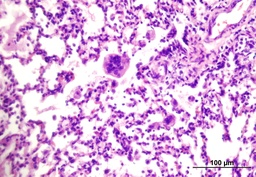
#> input picture 1.jpg, 256 x 177 px, shrunk from 1535 x 1063 before the run
$ python commpress-2.py
#> lines starting #> are read from the running program, lines starting #| are printed output that depends on the picture
import cv2
import numpy as np
import os
import sys
import json

# Quantization tablolarını JSON dosyasından okuma
loaded_quantization = []
with open("quantization-table.json", "r") as file:
#> (reads quantization-table.json from the repository)
    loaded_quantization = json.load(file)

# Kuantalama matrisini seçin
quantization_matrix = loaded_quantization[0]  # Örneğin, ilk matrisi kullanıyoruz

def JPEG_DCT(imgfile, outputfile):
#> called with imgfile = '1.jpg'
    img = cv2.imread(imgfile)  # Renkli olarak okuma
#> img is the input picture: shape (177, 256, 3); mean B, G, R 222.7, 178.5, 219.1

    # Görüntüyü 8'e tam bölünür hale getirme
    new_height = (img.shape[0] // 8) * 8
#> new_height = 176
    new_width = (img.shape[1] // 8) * 8
#> new_width = 256
    img = img[:new_height, :new_width, :]
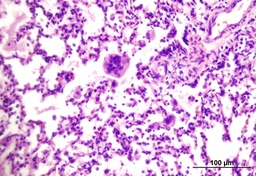
#> img: shape (176, 256, 3); mean B, G, R 222.7, 178.6, 219.1

    img2 = np.empty_like(img)  # Aynı boyutta boş bir görüntü oluştur

    for startY in range(0, new_height, 8):  # 8x8 bloklar halinde görüntüyü dolaş
        for startX in range(0, new_width, 8):  # 8x8 bloklar halinde görüntüyü dolaş
            for channel in range(3):  # Renk kanalları için
                block = img[startY:startY+8, startX:startX+8, channel]  # 8x8 blok al

                # DCT işlemi
                dst = cv2.dct(np.float32(block))

                if (startY == 0 and startX == 0):
                    dctval = dst

                # Kuantalama
                blockq = np.around(np.divide(dst, quantization_matrix))
                blockq = np.multiply(blockq, quantization_matrix)

                # Ters DCT işlemi
                inv_dst = cv2.idct(blockq)
                np.place(inv_dst, inv_dst > 255.0, 255.0)
                np.place(inv_dst, inv_dst < 0.0, 0.0)
                block_restored = np.uint8(np.around(inv_dst))

                # Sonuçları sakla
                img2[startY:startY+8, startX:startX+8, channel] = block_restored
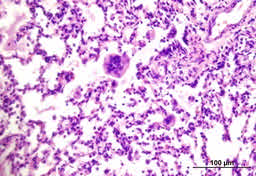
#> img2: shape (176, 256, 3); mean B, G, R 221.6, 178, 217.8

    cv2.imwrite(outputfile, img2)

input_image = "1.jpg"  # Orjinal görüntü
output_folder = "C:/Users/ilker/Desktop/compressed_images"  # Sıkıştırılmış görüntülerin kaydedileceği klasör

os.makedirs(output_folder, exist_ok=True)  # Çıktı klasörünü oluştur

# Tüm quantalama matrisleri için işlemi yap
for i, quant_matrix in enumerate(loaded_quantization):
    output_file = os.path.join(output_folder, f"compressed_{i}.jpg")
#> (the run stopped early here; a loop or call above may not have finished)
